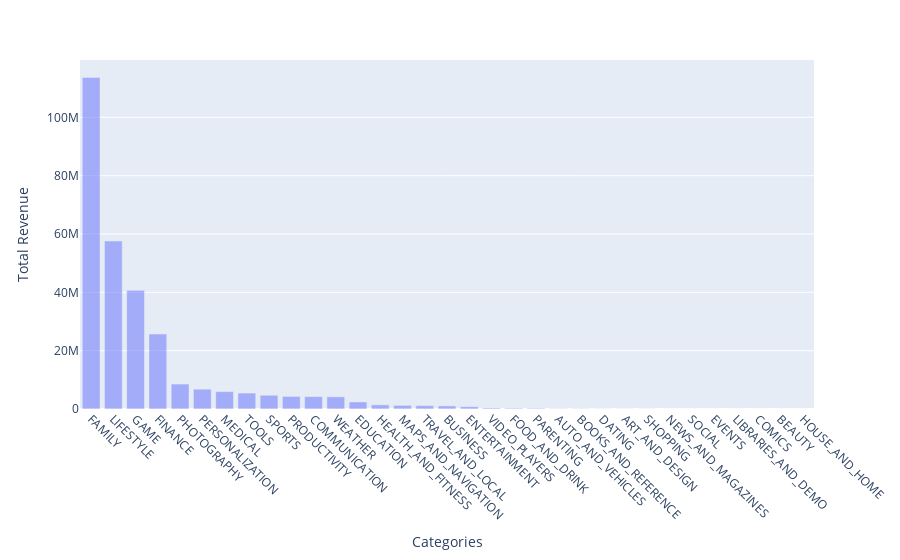

The cell this chart's notebook holds for it:
### Code cell
sorted_df = categories.sort_values('Total_Revenue', ascending=False)

fig = px.bar(sorted_df, x = 'Category', y='Total_Revenue', barmode='overlay')
fig.update_xaxes(tickangle = 45, title_text = 'Categories')
fig.update_yaxes(title_text = 'Total Revenue')
fig.show()

### Figure 1 — Plotly figure (JSON) as saved in the notebook; plotly's stock layout.template omitted (floating-point values rounded to 4 significant figures)
{"data": [{"alignmentgroup": "True", "hovertemplate": "Category=%{x}<br>Total_Revenue=%{y}<extra></extra>", "legendgroup": "", "marker": {"color": "#636efa", "opacity": 0.5, "pattern": {"shape": ""}}, "name": "", "offsetgroup": "", "orientation": "v", "showlegend": false, "textposition": "auto", "type": "bar", "x": ["FAMILY", "LIFESTYLE", "GAME", "FINANCE", "PHOTOGRAPHY", "PERSONALIZATION", "MEDICAL", "TOOLS", "SPORTS", "PRODUCTIVITY", "COMMUNICATION", "WEATHER", "EDUCATION", "HEALTH_AND_FITNESS", "MAPS_AND_NAVIGATION", "TRAVEL_AND_LOCAL", "BUSINESS", "ENTERTAINMENT", "VIDEO_PLAYERS", "FOOD_AND_DRINK", "PARENTING", "AUTO_AND_VEHICLES", "BOOKS_AND_REFERENCE", "DATING", "ART_AND_DESIGN", "SHOPPING", "NEWS_AND_MAGAZINES", "SOCIAL", "EVENTS", "LIBRARIES_AND_DEMO", "COMICS", "BEAUTY", "HOUSE_AND_HOME"], "xaxis": "x", "y": [113700000.0, 57580000.0, 40690000.0, 25730000.0, 8548000.0, 6797000.0, 5958000.0, 5465000.0, 4706000.0, 4313000.0, 4247000.0, 4181000.0, 2404000.0, 1426000.0, 1241000.0, 1152000.0, 1051000.0, 798000.0, 335300.0, 284400.0, 250000.0, 100100.0, 90230.0, 48460.0, 31840.0, 30150.0, 6445.0, 5940.0, 110.0, 99.0, 0, 0, 0], "yaxis": "y"}], "layout": {"barmode": "overlay", "legend": {"tracegroupgap": 0}, "margin": {"t": 60}, "xaxis": {"anchor": "y", "domain": [0, 1], "tickangle": 45, "title": {"text": "Categories"}}, "yaxis": {"anchor": "x", "domain": [0, 1], "title": {"text": "Total Revenue"}}}}
